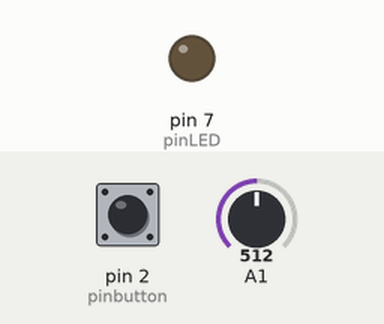
Recording of a sketch running on a simulated Arduino Uno, built with avr-gcc and run on an emulated ATmega328P. Parts: output pins drawn as LEDs (lit = HIGH). Dashed ring = blinking. The test bench sets the inputs (shaded band); at power-on: A1 = 512, pin 2 (pinbutton) HIGH.

Above: at 10.8 s.
10.9 s: A1 set to 409
21.2 s: A1 set to 389
At 30.1 s:
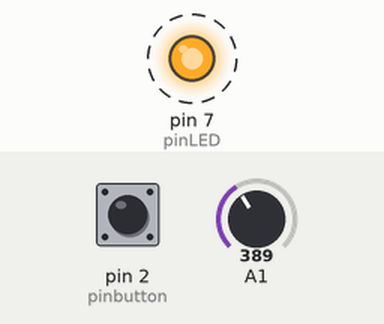
32.7 s: A1 set to 511
At 32.7 s:
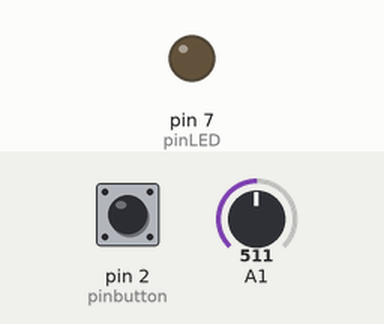
Timing chart, 0 to 35.7 s (numbered marks = the images above; inputs shaded):
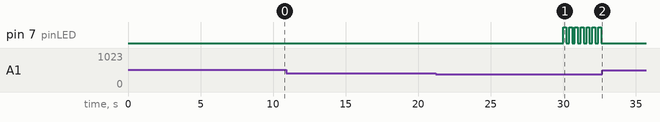

The sketch:

exercicio2.3.ino
```cpp
const byte pinLED = 7;
const byte pinbutton = 2;

const unsigned int claro = 500;
const unsigned int escuro = 400;
const unsigned int periodo = 200;
const unsigned int tempo_min = 10000;
unsigned int luz_incidente;

unsigned long tempoAtual, tempoAnterior;


boolean estadoLED = 0;
boolean ativo=0;

void interruptor(){
  estadoLED=0;
  digitalWrite(pinLED, estadoLED);
}

void setup() {
  pinMode(pinLED, OUTPUT);
  pinMode(pinbutton, INPUT_PULLUP);
  attachInterrupt(digitalPinToInterrupt(2), interruptor, FALLING);
  tempoAnterior = millis();
}

void loop() {

  luz_incidente = analogRead(A1);

  tempoAtual = millis();
  if(luz_incidente<=escuro){
    ativo = 1;

}else{
    digitalWrite(pinLED, LOW);
    ativo = 0;
    delay(10000);
 }
 if(ativo == 1){
  if((tempoAtual-tempoAnterior)>=periodo){
  estadoLED ^= 1; // or exclusivo
  digitalWrite(pinLED,estadoLED);
  tempoAnterior = tempoAtual;
  }
 }


}
```

Measured:
- the behaviour switches between 401 and 400 on A1 (found by bisection; images 0 and 1)
- after the input at 10.9 s, every drawn part: stays the same
- after the input at 21.2 s, pin 7 (pinLED): alternates HIGH for 0.20 s and LOW for 0.20 s, starting after 8.8 s
- after the input at 32.7 s, pin 7 (pinLED): stops changing and stays LOW
